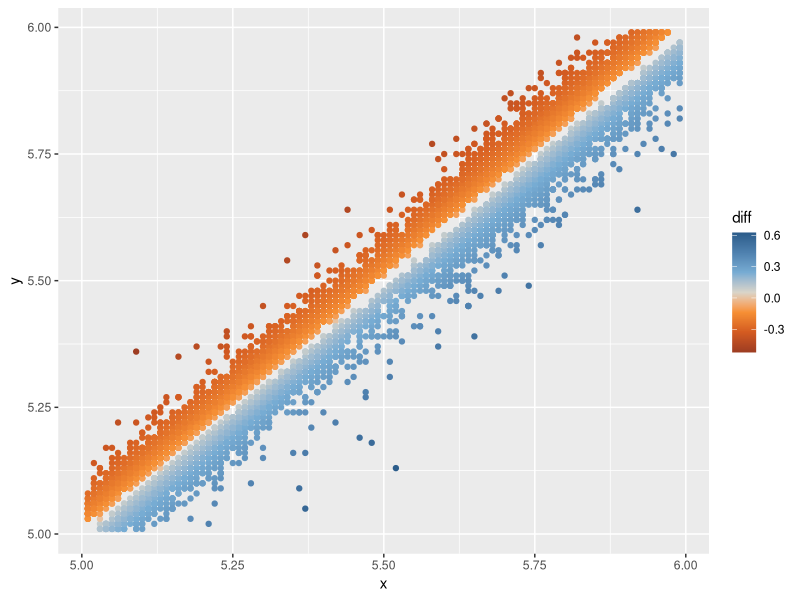

The R source for this figure: (Note: this script raises an error after producing the figure.)
## ---- chunk 1
library(ggplot2)
library(ggthemes)
## ---- chunk 2

dsub <- subset(diamonds, x > 5 & x < 6 & y > 5 & y < 6)
dsub$diff <- with(dsub, sqrt(abs(x-y))* sign(x-y))
d <- qplot(x, y, data=dsub, colour=diff)
d + scale_colour_gradient2_tableau()
d + scale_colour_gradient2_tableau("Orange-Blue")
d + scale_colour_gradient2_tableau("Temperature")



